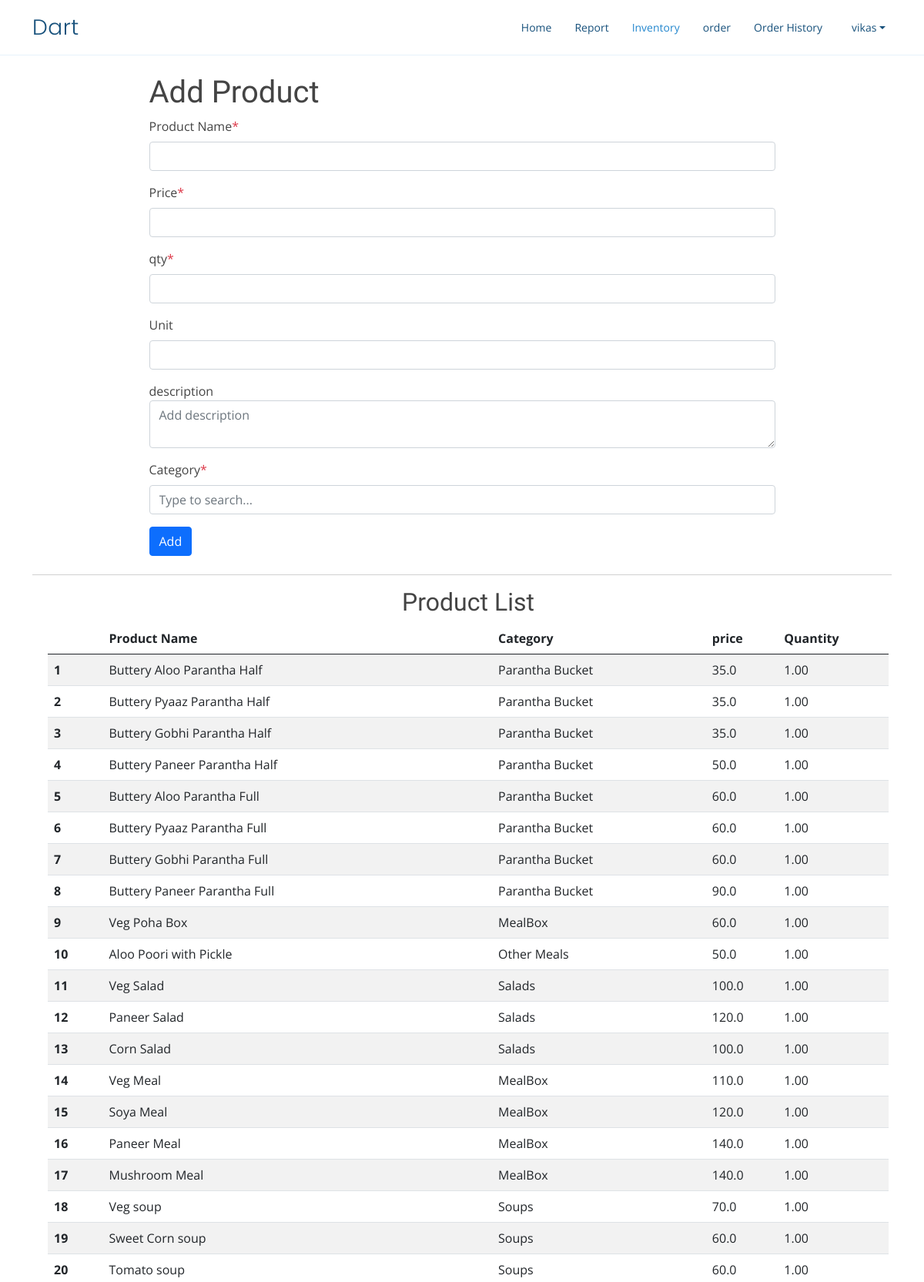
The page /product (signed in, upper part) on the database its author committed.
### home/models.py (models this page shows, shortened)
class Product(models.Model):
    name = models.CharField(max_length=200, null=True)
    price = models.FloatField(null=True)
    description = models.CharField(max_length=200, null=True,blank=True)
    unit = models.CharField(max_length=50,null=True,blank=True)
    qty=models.DecimalField( max_digits=10, decimal_places=2)
    date_created = models.DateTimeField(auto_now_add=True, null=True)
    user=models.ForeignKey(User,on_delete=models.CASCADE,related_name='product')
    category=models.ForeignKey(ProductCategory,null=True,blank=True,on_delete=models.CASCADE)

class ProductCategory(models.Model):
    user=models.ForeignKey(User,on_delete=models.CASCADE)
    category=models.CharField(max_length=100)
    objects=ProductCategoryManager()
    def __str__(self):
        return self.category

### home/views.py (the view, shortened to what this page needs)
# urls.py: path('product', views.product,name='product'),
@login_required
def product(request):
    products=Product.objects.filter(user=request.user)
    categories=ProductCategory.objects.filter(user=request.user)
    param={'products':products,'categories':categories}
    return render(request,'product.html',param)

### templates/product.html (shortened to what this page needs)
{% extends 'base.html' %}
{% block productActive %}active{% endblock productActive %}
{% block body %}
<div class="container">
    <div class="container w-75 my-4">
        <h1>Add Product</h1>
    <form action={% url 'product' %} method="post">
        <div class="mb-3">
          <label for="productName" class="form-label">Product Name<span class="text-danger ">*</span></label>
          <input type="text" name="productName" class="form-control" id="productName" aria-describedby="productName" required>
        </div>
        <div class="mb-3">
          <label for="price" class="form-label">Price<span class="text-danger ">*</span></label>
          <input type="number" name="price" class="form-control" id="price" required>
        </div>
        <div class="mb-3">
          <label for="qty" class="form-label">qty<span class="text-danger ">*</span></label>
          <input type="number" name="qty" class="form-control" id="qty" required>
        </div>
        <div class="mb-3">
          <label for="unit" class="form-label">Unit</label>
          <input type="text" name="unit" class="form-control" id="unit" >
        </div>
        <div class="mb-3">
            <label for="floatingTextarea">description</label>
            <textarea class="form-control" placeholder="Add description" id="description" name="description"></textarea>
        </div>
        <div class="mb-3">
          <label for="category" class="form-label">Category<span class="text-danger ">*</span></label>
          <input class="form-control dropdown-toggle"  oninput="update()" id="category" name="category" placeholder="Type to search..." data-bs-toggle="dropdown" autocomplete="off">
      </div>
        <button type="submit" class="btn btn-primary">Add</button>
      </form>
    </div>
    <hr>
    <div class="container mx-2" id="productList">
        <h2 class="text-center">Product List</h2>
        <table class="table table-striped table-hover">
            <thead>
              <tr>
                <th scope="col"></th>
                <th scope="col">Product Name</th>
                <th scope="col">Category</th>
                <th scope="col">price</th>
                <th scope="col">Quantity</th>
              </tr>
            </thead>
            <tbody>
                {% for product in products %}
              <tr>
                <th scope="row">{{ forloop.counter }}</th>
                <td>{{product.name}}</td>
                {% if product.category %}
                <td>{{product.category}}</td>
                {% else %}
                <td></td>
                {% endif %}
                <td>{{product.price}}</td>
                <td>{{product.qty}}</td>
              </tr>
              {% endfor %}
            </tbody>
          </table>
    </div>
</div>
{% endblock body %}

### templates/base.html (shortened to what this page needs)
<!doctype html>
{% load static %}
<html lang="en">
<head>
  <link href="https://cdn.jsdelivr.net/npm/bootstrap@5.0.2/dist/css/bootstrap.min.css" rel="stylesheet"
>
  <link href="{% static 'vendor/aos/aos.css' %}" rel="stylesheet">
  <link href="{% static 'vendor/bootstrap-icons/bootstrap-icons.css' %}" rel="stylesheet">
  <link href="{% static 'vendor/boxicons/css/boxicons.min.css' %}" rel="stylesheet">
  <link href="{% static 'vendor/glightbox/css/glightbox.min.css' %}" rel="stylesheet">
  <link href="{% static 'vendor/remixicon/remixicon.css' %}" rel="stylesheet">
  <link href="{% static 'vendor/swiper/swiper-bundle.min.css' %}" rel="stylesheet">
  <link href={% static 'css/base.css' %} rel="stylesheet">
</head>
<body>
  <header id="header" class="fixed-top">
    <div class="container d-flex align-items-center justify-content-between">
      <h1 class="logo"><a href={% url 'home' %}>Dart</a></h1>
      <nav id="navbar" class="navbar">
        <ul>
          <li><a class="nav-link scrollto {% block homeActive %}{% endblock homeActive %}" href="{% url 'home' %}">Home</a></li>
          <li><a class="nav-link scrollto {% block reportActive %}{% endblock reportActive %}" href="{% url 'report' %}">Report</a></li>
          <li><a class="nav-link scrollto {% block productActive %}{% endblock productActive %}" href="{% url 'product' %}">Inventory</a></li>
          <li><a class="nav-link scrollto o {% block orderActive %}{% endblock orderActive %}" href={% url 'order' %}>order</a></li>
          <li><a class="nav-link scrollto {% block historyActive %}{% endblock historyActive %}" href="{% url 'order-history' %}">Order History</a></li>
          <li class="nav-item dropdown">
            <a class="nav-link dropdown-toggle mx-2" href="#" id="userDropdown" role="button" data-bs-toggle="dropdown"
              aria-expanded="false">{{request.user}}
            </a>
          </li>
        </ul>
      </nav>
    </div>
  </header>
<br>
<br>
<br>
  {% block body %}{% endblock body %}
</body>
</html>

### static/css/base.css (style rules this page uses)
body { font-family: "Open Sans", sans-serif; color: #444444; }
a { color: #2487ce; text-decoration: none; }
h1, h2, h3, h4, h5, h6 { font-family: "Raleway", sans-serif; }
#header { transition: all 0.5s; background: #fff; z-index: 997; padding: 15px 0; border-bottom: 1px solid #e6f2fb; }
#header .logo { font-size: 28px; margin: 0; padding: 0; line-height: 1; font-weight: 300; letter-spacing: 0.5px; font-family: "Poppins", sans-serif; }
#header .logo a { color: #16507b; }
.navbar { padding: 0; }
.navbar ul { margin: 0; padding: 0; display: flex; list-style: none; align-items: center; }
.navbar li { position: relative; }
.navbar a, .navbar a:focus { display: flex; align-items: center; justify-content: space-between; padding: 10px 0 10px 30px; font-size: 14px; color: #16507b; white-space: nowrap; transition: 0.3s; }
.navbar a:hover, .navbar .active, .navbar .active:focus, .navbar li:hover > a { color: #2487ce; }

### rows shown on the page
Product: name "Buttery Aloo Parantha Half", category "Parantha Bucket", price "35.0", qty "1.00"
Product: name "Buttery Pyaaz Parantha Half", category "Parantha Bucket", price "35.0", qty "1.00"
Product: name "Buttery Gobhi Parantha Half", category "Parantha Bucket", price "35.0", qty "1.00"
Product: name "Buttery Paneer Parantha Half", category "Parantha Bucket", price "50.0", qty "1.00"
Product: name "Buttery Aloo Parantha Full", category "Parantha Bucket", price "60.0", qty "1.00"
Product: name "Buttery Pyaaz Parantha Full", category "Parantha Bucket", price "60.0", qty "1.00"
Product: name "Buttery Gobhi Parantha Full", category "Parantha Bucket", price "60.0", qty "1.00"
Product: name "Buttery Paneer Parantha Full", category "Parantha Bucket", price "90.0", qty "1.00"
Product: name "Veg Poha Box", category "MealBox", price "60.0", qty "1.00"
Product: name "Aloo Poori with Pickle", category "Other Meals", price "50.0", qty "1.00"
Product: name "Veg Salad", category "Salads", price "100.0", qty "1.00"
Product: name "Paneer Salad", category "Salads", price "120.0", qty "1.00"
Product: name "Corn Salad", category "Salads", price "100.0", qty "1.00"
Product: name "Veg Meal", category "MealBox", price "110.0", qty "1.00"
Product: name "Soya Meal", category "MealBox", price "120.0", qty "1.00"
Product: name "Paneer Meal", category "MealBox", price "140.0", qty "1.00"
Product: name "Mushroom Meal", category "MealBox", price "140.0", qty "1.00"
Product: name "Veg soup", category "Soups", price "70.0", qty "1.00"
Product: name "Sweet Corn soup", category "Soups", price "60.0", qty "1.00"
Product: name "Tomato soup", category "Soups", price "60.0", qty "1.00"

### other values the page prints
{{ request.user }} "vikas"
